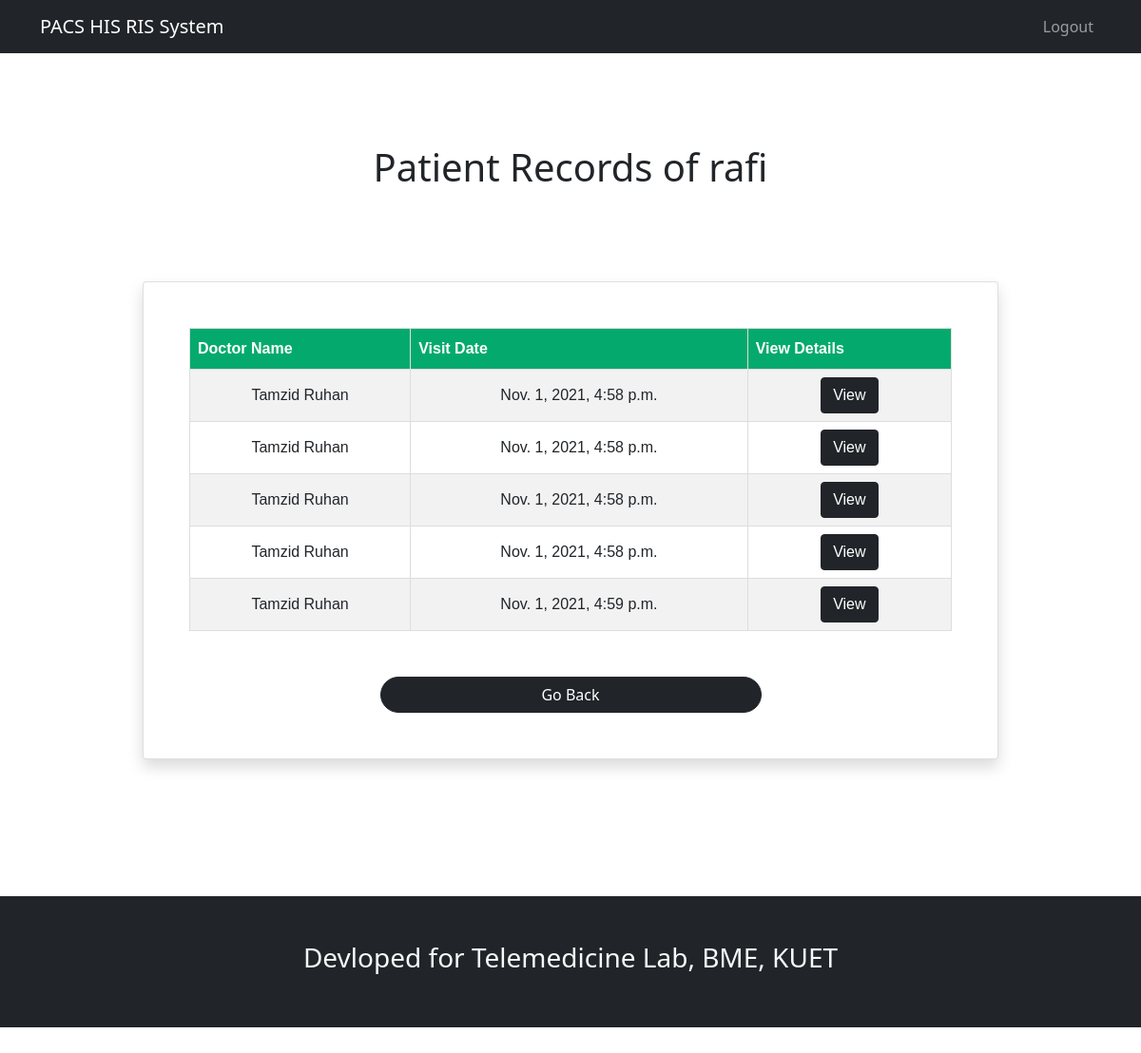
Screenshot of /patient/patient_records (signed in) with the database file from the repository.
### accounts/models.py (models this page shows, shortened)
class User(AbstractUser):
    first_name = models.CharField(max_length=50,blank=False,null=False,help_text ="Please Enter Your First Name")
    last_name = models.CharField(max_length=50,blank=False,null=False,help_text ="Please Enter Your Last/Given Name")
    phone = models.CharField(max_length=11,blank=False,null=False,primary_key=True,help_text ="Please Enter Your Phone number. eg: 01700000000")
    address = models.CharField(max_length=200,blank=False,null=False,help_text ="Please Enter Your Residential Address")
    gender = models.CharField(choices=[("M","Male"),("F","Female"),("Other","Other")],blank=False,null=False,max_length=10)
    blood_group = models.CharField(choices=[("A+","A+"),("A-","A-"),("B+","B+"),("B-","B-"),("AB+","AB+"),("AB-","AB-"),("O+","O+"),("O-","O-")],max_length=5)
    is_doctor = models.BooleanField(default=False,verbose_name="Is a Doctor")
    is_labop = models.BooleanField(default=False,verbose_name="Is a Lab Operator")

### doctor/models.py (models this page shows, shortened)
class Prescription(models.Model):
    patient = models.ForeignKey(User,on_delete=models.CASCADE,verbose_name="Assigned Patient")
    doctor = models.ForeignKey(User,on_delete=models.CASCADE,verbose_name="Assigned Doctor",related_name="Prescription_By_Doctor")
    date = models.DateTimeField()
    symptoms = models.CharField(max_length=10000,verbose_name="Symptoms Found",blank=False,null=False)
    tests_given = models.CharField(max_length=10000,verbose_name="Tests given",blank=False,null=False)
    treatment = models.CharField(max_length=10000,verbose_name="Treatment Given",blank=False,null=False)
    follow_up_date = models.DateField(verbose_name="Date for Follow Up",help_text="Please enter in YYYY-MM-DD format")
    def get_absolute_url(self):
        args=[ self.id ]
        return reverse('doctor:previous_prescriptions_details', args=args )

### patient/views.py (the view)
# urls.py: path("patient_records",patient_records,name="patient_records"),
def patient_records(request):
    patient = request.user
    patient_name = patient.username
    prescriptions = Prescription.objects.filter(patient=patient)
    return render(request,"patient/patient_records.html",{"prescriptions":prescriptions,"patient_name":patient_name})

### patient/templates/patient/patient_records.html (shortened to what this page needs)
{% extends "base.html" %} {% block content %}
<center>
    <h1 class="my-5 p-5"> Patient Records of {{patient_name}} </h1>
</center>
<div class="container card p-5 shadow bg-body rounded w-75">
    <table width=80% id="prescriptions">
        <tr>
            <th> Doctor Name </th>
            <th> Visit Date</th>
            <th> View Details </th>
        </tr>
        {% for prescription in prescriptions %}
        <tr>
            <td> {{ prescription.doctor.first_name }} {{ prescription.doctor.last_name }} </td>
            <td> {{ prescription.date }} </td>
            <td> <button class="btn btn-dark"><a href="../..{{ prescription.get_absolute_url }}" class="text-decoration-none text-white"> View </a></button> </td>
        </tr>
        {% endfor %}
    </table>
    <div class="wrap d-flex justify-content-center">
        <button onclick="goBack()" class="btn btn-dark mt-5 rounded-pill col-md-6">Go Back</button>
    </div>
</div>
{% endblock %}

### patient/templates/patient/patient_records.html (style rules this page uses)
#prescriptions { font-family: Arial, Helvetica, sans-serif; border-collapse: collapse; width: 100%; }
#prescriptions td, #prescriptions th { border: 1px solid #ddd; padding: 8px; text-align: center; }
#prescriptions tr:nth-child(even) { background-color: #f2f2f2; }
#prescriptions th { padding-top: 12px; padding-bottom: 12px; text-align: left; background-color: #04AA6D; color: white; }

### rows the page displays
User: username "rafi"
Prescription: doctor.first_name "Tamzid", doctor.last_name "Ruhan", date "Nov. 1, 2021, 4:58 p.m."
Prescription: doctor.first_name "Tamzid", doctor.last_name "Ruhan", date "Nov. 1, 2021, 4:58 p.m."
Prescription: doctor.first_name "Tamzid", doctor.last_name "Ruhan", date "Nov. 1, 2021, 4:58 p.m."
Prescription: doctor.first_name "Tamzid", doctor.last_name "Ruhan", date "Nov. 1, 2021, 4:58 p.m."
Prescription: doctor.first_name "Tamzid", doctor.last_name "Ruhan", date "Nov. 1, 2021, 4:59 p.m."
